Frame 1 (no input): blank canvas, image omitted
Frame 60 (the mouse pressed at the canvas centre just before this capture): blank canvas, image omitted
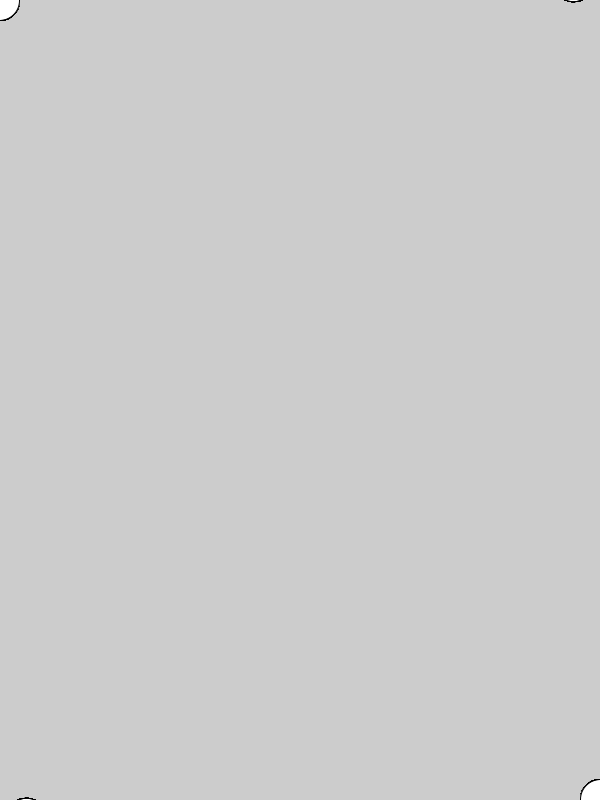
Frame 120 (the mouse held since frame 60 and released just before this capture)

The Processing sketch whose frames 1 and 60 were blank and that drew this single picture after the mouse press (run headless with seeded random() and noise(); from frame 60 on, the mouse is pressed at the canvas centre):

// Processing sketch: processing_58851
// ── processing_58851.pde

int mode = 1;
int numLoops;
float x,y,zig,zag;
 
void setup (){
  size(600,800);
  numLoops = 10;
  smooth();
}
 
void draw(){
  translate(width/2,height/2); 
for(int i = 0 ; i < mouseX ; i++){
 rotate(radians(10));
  if(mode ==1){
  x = x + zig*5;
  y = y + zag*5;
  fill(255);
  ellipse(mouseX,mouseY,40,40);
   
   } else if(mode == 2){
    //numLoops += 1;
    for(int t = 0 ; t < mouseX; t ++){
      rotate (radians(15));
    fill(198,6,6);
    rect(x,mouseX,mouseY,50);
    }
     
   } else if(mode == 3){
      zig = mouseX - x;
  zag = mouseY - y;
   x = x + zig*2;
  y = y + zag*2;
  line(x,y,mouseX,mouseY);
  // ellSize (random);
  smooth();
   }
   }
}
 
void keyPressed(){
  if(key == '1'){
  mode = 1;
  background(255);
  
  } else if(key == '2'){
    mode = 2;
    //background(255,6,88);
    smooth();
    numLoops++;
  } else if(key == '3'){
      mode = 3;
      //background(3,67,8);
  }
}
 
void mousePressed(){
  if(mode == 2){
 // ellsize (random);
   numLoops += 10;
  } else if(mode == 3){
    numLoops +=100;
    // background(33,92,38);
   }
  }
